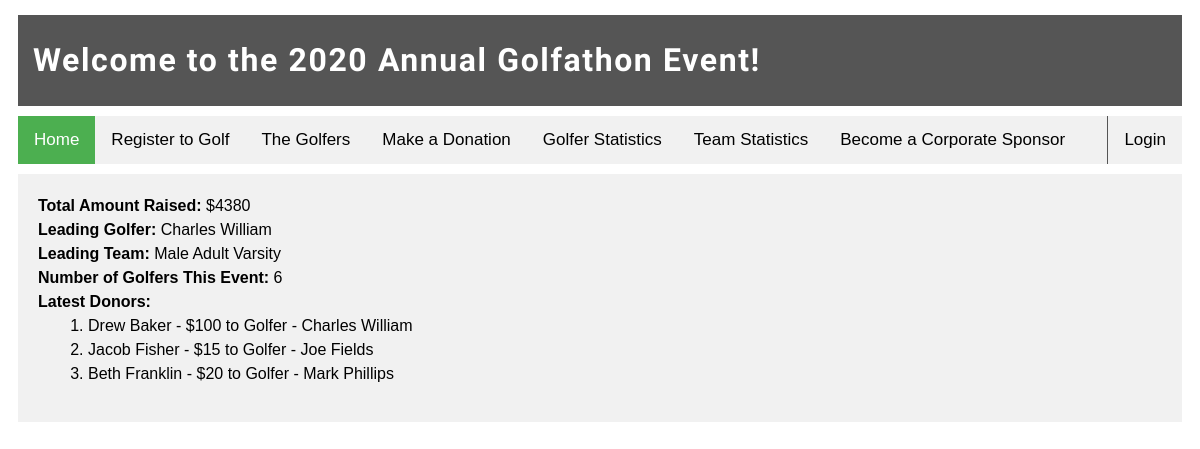
Page /root/default_site/Home/home.php on the committed database.
### tables this page shows
CREATE TABLE `TGolfers` (
  `intGolferID` int(11) NOT NULL,
  `strFirstName` varchar(255) NOT NULL,
  `strLastName` varchar(255) NOT NULL,
  `strAddress` varchar(255) NOT NULL,
  `strCity` varchar(255) NOT NULL,
  `strZip` varchar(255) NOT NULL,
  `strPhone` varchar(255) NOT NULL,
  `strEmail` varchar(255) NOT NULL,
  `intStateID` int(11) NOT NULL,
  `intShirtSizeID` int(11) NOT NULL,
  `intGenderID` int(11) NOT NULL
);

CREATE TABLE `TTeamandClubs` (
  `intTeamandClubID` int(11) NOT NULL,
  `intTypeofTeamID` int(11) NOT NULL,
  `intLevelofTeamID` int(11) NOT NULL,
  `intGenderofTeamID` int(11) NOT NULL
);

CREATE TABLE `TGenders` (
  `intGenderID` int(11) NOT NULL,
  `strGender` varchar(255) NOT NULL
);

CREATE TABLE `TTypeofTeams` (
  `intTypeofTeamID` int(11) NOT NULL,
  `strTypeofTeam` varchar(255) NOT NULL
);

CREATE TABLE `TLevelofTeams` (
  `intLevelofTeamID` int(11) NOT NULL,
  `strLevelOfTeam` varchar(255) NOT NULL
);

CREATE TABLE `TSponsors` (
  `intSponsorID` int(11) NOT NULL,
  `strFirstName` varchar(255) NOT NULL,
  `strLastName` varchar(255) NOT NULL,
  `strAddress` varchar(255) NOT NULL,
  `strCity` varchar(255) NOT NULL,
  `strZip` varchar(255) NOT NULL,
  `strPhone` varchar(255) NOT NULL,
  `strEmail` varchar(255) NOT NULL,
  `intStateID` int(11) NOT NULL
);

CREATE TABLE `TEventGolferSponsors` (
  `intEventGolferSponsorID` int(11) NOT NULL,
  `intEventGolferID` int(11) NOT NULL,
  `intSponsorID` int(11) NOT NULL,
  `intPaymentTypeID` int(11) NOT NULL,
  `intPaymentStatusID` int(11) NOT NULL,
  `dteDateOfPledge` date NOT NULL,
  `dblPledgePerHole` double NOT NULL
);

### root/include_functions.php (called while the page is built, shortened)
<?php
    function charConvert($strText) {
        return htmlspecialchars($strText, ENT_QUOTES | ENT_SUBSTITUTE, 'UTF-8');
    }
?>

### root/default_site/Home/home.php (the view, shortened to what this page needs)
<?php
	include('../default_header.php');
	$totalCorpSponsors = "SELECT SUM(TECST.dblSponsorshipCost) AS dblCorpSponsorTotal
							FROM TEventCorporateSponsorshipTypes AS TECST JOIN TEventCorporateSponsorshipTypeCorporateSponsors AS TECSTCS
								ON TECST.intEventCorporateSponsorshipTypeID = TECSTCS.intEventCorporateSponsorshipTypeID
							WHERE intEventID = $intCurrentEventID";
	if( $result = mysqli_query($conn, $totalCorpSponsors) ) {
		$row = mysqli_fetch_array($result);
		$dblCorpSponsorTotal = $row["dblCorpSponsorTotal"];
	} else {
		throw new Exception( "ERROR: $totalCorpSponsors. " . mysqli_error($conn) );
	}
	$totalGolferSponsors = "SELECT SUM(dblPledgePerHole)*18 AS dblGolferSponsorTotal
							FROM TEventGolferSponsors AS TEGS JOIN TEventGolfers AS TEG
								ON TEGS.intEventGolferID = TEG.intEventGolferID
							WHERE TEG.intEventID = $intCurrentEventID";
	if( $result = mysqli_query($conn, $totalGolferSponsors) ) {
		$row = mysqli_fetch_array($result);
		$dblGolferSponsorTotal = $row["dblGolferSponsorTotal"];
	} else {
		throw new Exception( "ERROR: $totalGolferSponsors. " . mysqli_error($conn) );
	}
	$dblTotalRaised = $dblCorpSponsorTotal + $dblGolferSponsorTotal;
	$leadingGolfer = "SELECT TG.intGolferID, TG.strFirstName, TG.strLastName, SUM(TEGS.dblPledgePerHole)*18 AS dblTotalPledges
					FROM TEventGolferSponsors AS TEGS JOIN TEventGolfers AS TEG
						ON TEGS.intEventGolferID = TEG.intEventGolferID
					JOIN TGolfers AS TG
						ON TEG.intGolferID = TG.intGolferID
					GROUP BY intGolferID
					ORDER BY dblTotalPledges DESC LIMIT 1";
	if( $result = mysqli_query($conn, $leadingGolfer) ) {
		$row = mysqli_fetch_array($result);
		$strLeadingGolfer = $row["strFirstName"] . " " . $row["strLastName"];
	} else {
		throw new Exception( "ERROR: $leadingGolfer. " . mysqli_error($conn) );
	}
	$leadingTeam = "SELECT TTC.intTeamandClubID, TGE.strGender, TTT.strTypeofTeam, TLT.strLevelofTeam,SUM(IFNULL(TEGS.dblPledgePerHole*18, 0)) AS dblTotalPledges
					FROM TLevelofTeams AS TLT JOIN TTeamandClubs AS TTC
						ON TLT.intLevelofTeamID = TTC.intLevelofTeamID
					JOIN TTypeofTeams AS TTT
						ON TTT.intTypeofTeamID = TTC.intTypeofTeamID
					JOIN TGenders AS TGE
						ON TGE.intGenderID = TTC.intGenderofTeamID
					JOIN TEventGolferTeamandClubs AS TEGT
						ON TTC.intTeamandClubID = TEGT.intTeamandClubID
					JOIN TEventGolfers AS TEG
						ON TEGT.intEventGolferID = TEG.intEventGolferID
					LEFT JOIN TEventGolferSponsors AS TEGS
						ON TEG.intEventGolferID = TEGS.intEventGolferID
					GROUP BY TTC.intTeamandClubID
					ORDER BY dblTotalPledges DESC LIMIT 1";
	if( $result = mysqli_query($conn, $leadingTeam) ) {
		$row = mysqli_fetch_array($result);
		$strLeadingTeam = $row['strGender'] . " " . $row['strTypeofTeam'] . " " . $row['strLevelofTeam'];
	} else {
		throw new Exception( "ERROR: $leadingTeam. " . mysqli_error($conn) );
	}
	$totalGolfers = "SELECT COUNT(intGolferID) AS intTotalGolfers
					FROM TEventGolfers
					WHERE intEventID = $intCurrentEventID";
	if( $result = mysqli_query($conn, $totalGolfers) ) {
		$row = mysqli_fetch_array($result);
		$intTotalGolfers = $row["intTotalGolfers"];
	} else {
		throw new Exception( "ERROR: $totalGolfers. " . mysqli_error($conn) );
	}
?>
<div class="main">
	<b> Total Amount Raised: </b> <?php echo "$" . $dblTotalRaised ?> <br>
	<b> Leading Golfer: </b> <?php echo charConvert($strLeadingGolfer) ?> <br>
	<b> Leading Team: </b> <?php echo charConvert($strLeadingTeam) ?> <br>
	<b> Number of Golfers This Event: </b> <?php echo $intTotalGolfers ?> <br>
	<b> Latest Donors: </b>
	<?php
		$latestDonors = "SELECT TS.strFirstName, TS.strLastName, TEGS.dblPledgePerHole, TG.strFirstName AS strGolferFirstName, TG.strLastName AS strGolferLastName
						FROM TSponsors AS TS JOIN TEventGolferSponsors AS TEGS
							ON TS.intSponsorID = TEGS.intSponsorID
						JOIN TEventGolfers AS TEG
							ON TEGS.intEventGolferID = TEG.intEventGolferID
						JOIN TGolfers AS TG
							ON TEG.intGolferID = TG.intGolferID
						ORDER BY TS.intSponsorID DESC LIMIT 3";
	?>
		<ol class="latestDonors">
	<?php
		if( $result = mysqli_query($conn, $latestDonors) ) {
			if( mysqli_num_rows($result) > 0){
				while( $row = mysqli_fetch_array($result) ) {
	?>
					<li>
						<?php echo charConvert($row['strFirstName'] . " " . $row['strLastName'] . " - $" . $row['dblPledgePerHole'] . " to Golfer - " . $row['strGolferFirstName'] . " " . $row['strGolferLastName']); ?>
					</li>
	<?php
				}
			} else {
				echo "No donors this event yet. Be the first to donate!";
			}
		} else {
			throw new Exception( "ERROR: $sql. " . mysqli_error($conn) );
		}
		echo "</ol>";
	?>
</div>

### root/styles/home.css (style rules this page uses)
div.main { margin: 10px; padding: 20px; background-color: #f1f1f1; line-height: 1.5; }
ol.latestDonors { padding-left: 50px; margin-top: 0px; }
body { font-family: Arial; }

### rows in the picture
tgolfers: charConvert($strLeadingGolfer) "Charles William"
tteamandclubs: intGenderofTeamID.strLevelOfTeam "Male Adult Varsity"
tsponsors: strFirstName+strLastName "Drew Baker - $100 to Golfer - Charles William"
tsponsors: strFirstName+strLastName "Jacob Fisher - $15 to Golfer - Joe Fields"
tsponsors: strFirstName+strLastName "Beth Franklin - $20 to Golfer - Mark Phillips"

### other values in the picture
$dteCurrentEventYear "2020"
$dblTotalRaised "4380"
$intTotalGolfers "6"
